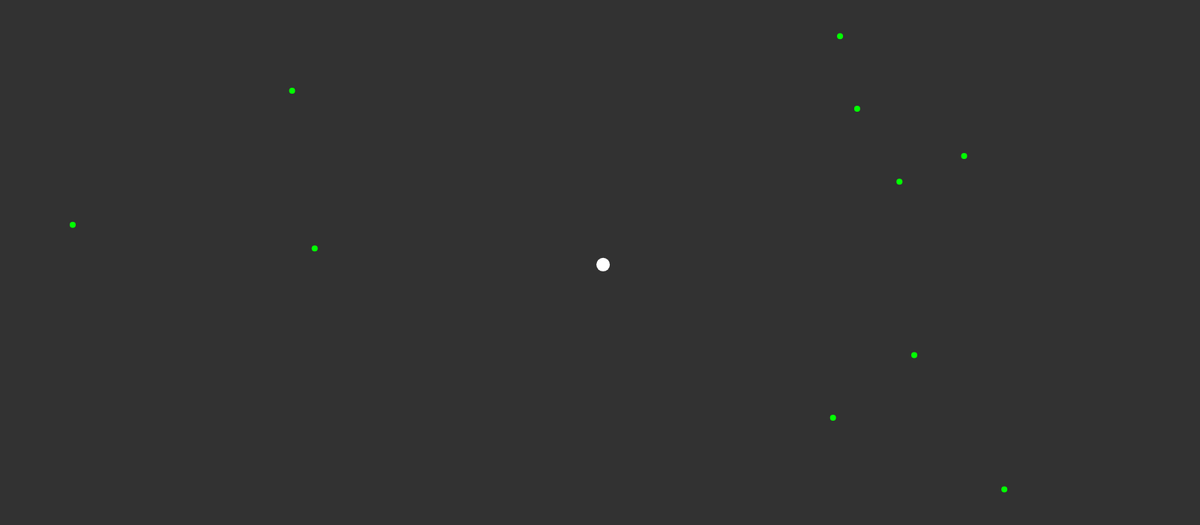
Frame 1 (no input)
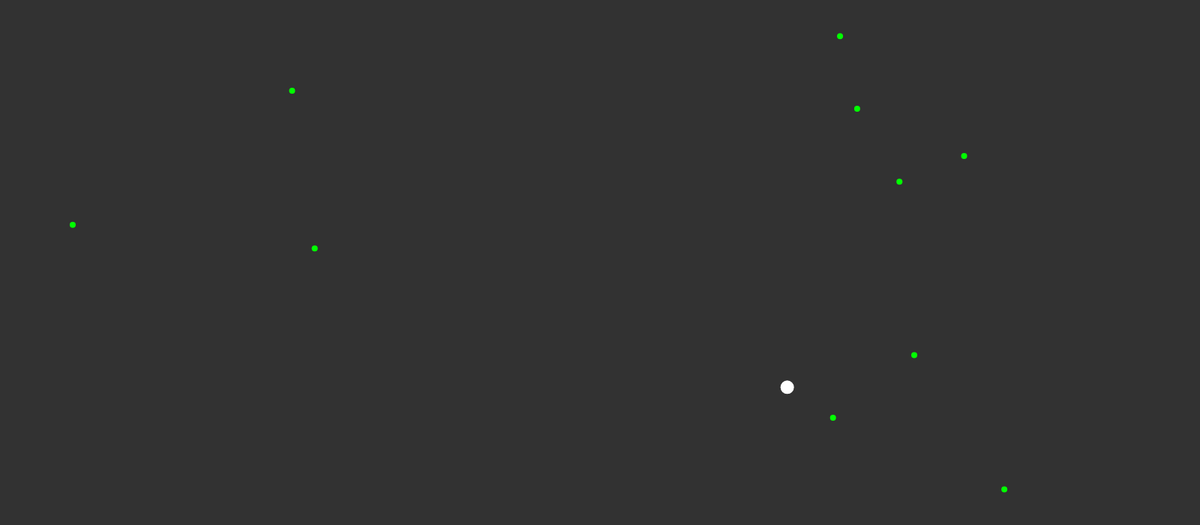
Frame 60 (no input)
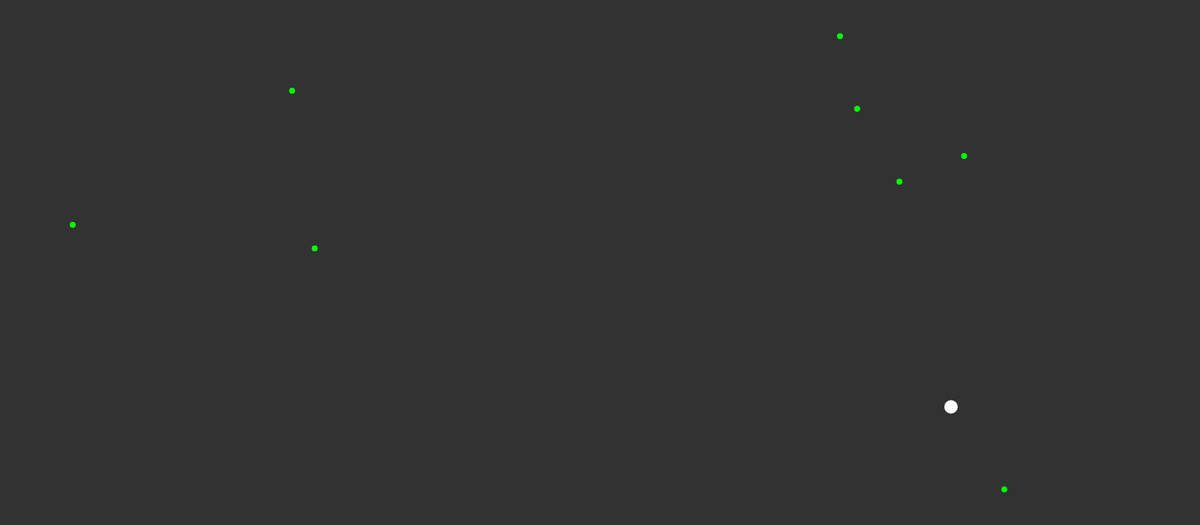
Frame 120 (the mouse pressed at the canvas centre since frame 60)

The p5.js sketch that drew these frames (run headless with seeded random() and noise() and a simulated clock; from frame 60 on, the mouse is pressed at the canvas centre):

// p5.js sketch
// ── sketch.js
let vehicle;
let food = [];
let poison = [];

function setup() {
  createCanvas(1600, 700);
  vehicle = new Vehicle(width / 2, height / 2);
  for (let i = 0; i < 10; i++) {
    food.push(createVector(random(width), random(height)));
  }
  for (let i = 0; i < 10; i++) {
    poison.push(createVector(random(width), random(height)));
  }
}

function draw() {
  background(50);

  for (let i = 0; i < food.length; i++) {
    fill(0, 255, 0);
    noStroke();
    ellipse(food[i].x, food[i].y, 8, 8);
  }
  // for (let i = 0; i < poison.length; i++) {
  //   fill(255, 0, 0);
  //   noStroke();
  //   ellipse(poison[i].x, poison[i].y, 8, 8);
  // }

  vehicle.eat(food);
  // vehicle.eat(poison);
  // vehicle.seek(food);
  vehicle.update();
  vehicle.display();
}
// ── vehicle.js
class Vehicle {
  constructor(x, y) {
    this.acceleration = createVector(0, 0);
    this.velocity = createVector(0, -2);
    this.position = createVector(x, y);
    this.r = 6;
    this.maxspeed = 5;
    this.maxforce = 0.5;
  }

  update() {
    this.velocity.add(this.acceleration);
    this.velocity.limit(this.maxspeed);
    this.position.add(this.velocity);
    this.acceleration.mult(0);
  }
  applyForce(force) {
    this.acceleration.add(force);
  }

  eat(list) {
    let record = Infinity;
    let closest = null;
    for (let i = 0; i < list.length; i++) {
      let d = this.position.dist(list[i]);
      if (d < record) {
        record = d;
        closest = i;
      }
    }

    if (record < 5) {
      list.splice(closest, 1);
    } else if (closest > -1) {
      this.seek(list[closest]);
    }

  }

  seek(target) {
    let desired = p5.Vector.sub(target, this.position);

    desired.setMag(this.maxspeed);

    let steer = p5.Vector.sub(desired, this.velocity);
    steer.limit(this.maxForce);

    this.applyForce(steer);
  }
  display() {
    // let theta = this.velocity.heading() + PI/2;
    fill(255);
    ellipse(this.position.x, this.position.y, this.r * 3);
  }
}
